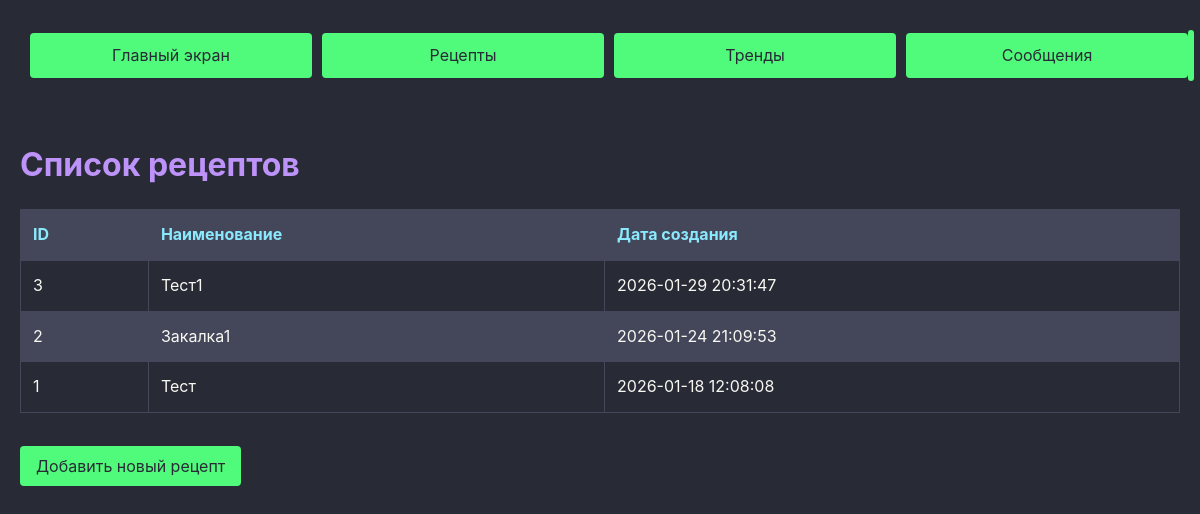
The app's page /recipes/ with its own data.
### vars/models.py (models this page shows, shortened)
class Recipe(models.Model):
    name = models.CharField(max_length=50 )
    created_at = models.DateTimeField(auto_now_add=True)
    updated_at = models.DateTimeField(auto_now=True)
    var1 = models.FloatField()
    var2 = models.IntegerField()
    var3 = models.BooleanField(default=True)
    class Meta:
        ordering = ['-created_at']

### vars/views.py (the view)
# urls.py: path('', index, name='recipe_list'),
def index(request):
    template = loader.get_template('vars/index.html')
    recipes = Recipe.objects.order_by('-created_at')
    context = {'recipes': recipes}
    return HttpResponse(template.render(context, request))

### vars/templates/vars/index.html (shortened to what this page needs)
{% extends "base.html" %}
{% load static %}
{% block content %}
        <h1>Список рецептов</h1>
        <table class="recipe-table">
        <thead>
            <tr>
            <th>ID</th>
            <th>Наименование</th>
            <th>Дата создания</th>
            </tr>
        </thead>
        <tbody>
            {% for recipe in recipes %}
            <tr>
            <td>{{ recipe.id }}</td>
            <td>{{ recipe.name }}</td>
            <td>{{ recipe.created_at|date:"Y-m-d H:i:s" }}</tdS>
            </tr>
            {% endfor %}
        </tbody>
        </table>
<a href="{% url 'add_new' %}" class="btn">Добавить новый рецепт</a>
{% endblock %}

### vars/static/vars/css/dracula.css (style rules this page uses)
:root { --dracula-background: #282a36; --dracula-current-line: #44475a; --dracula-selection: #44475a; --dracula-foreground: #f8f8f2; --dracula-comment: #6272a4; --dracula-cyan: #8be9fd; --dracula-green: #50fa7b; --dracula-orange: #ffb86c; --dracula-pink: #ff79c6; --dracula-purple: #bd93f9; --dracula-red: #ff5555; --dracula-yellow: #f1fa8c; --table_width: 600px; }
body { background-color: var(--dracula-background); color: var(--dracula-foreground); font-family: -apple-system, BlinkMacSystemFont, "Segoe UI", Roboto, "Helvetica Neue", Arial, "Noto Sans", sans-serif; margin: 0; padding: 20px; line-height: 1.6; }
h1, h2, h3, h4, h5, h6 { color: var(--dracula-purple); margin-top: 1.5em; margin-bottom: 0.5em; }
a { color: var(--dracula-cyan); text-decoration: none; transition: color 0.3s; }
button, a.btn, a.btn_show, a.btn_edit { background-color: var(--dracula-green); color: var(--dracula-background); border: none; padding: 10px 16px; border-radius: 4px; cursor: pointer; font-size: 1rem; transition: background-color 0.3s, transform 0.1s; width: 250px; height: 50px; }
table { width: 100%; border-collapse: collapse; margin: 1.2em 0; }
table th, table td { border: 1px solid var(--dracula-selection); padding: 12px; text-align: left; }
table th { background-color: var(--dracula-current-line); color: var(--dracula-cyan); }
table tr:nth-child(even) { background-color: var(--dracula-selection); }

### records on screen
Recipe: id "3", name "Тест1", created_at "2026-01-29 20:31:47"
Recipe: id "2", name "Закалка1", created_at "2026-01-24 21:09:53"
Recipe: id "1", name "Тест", created_at "2026-01-18 12:08:08"
